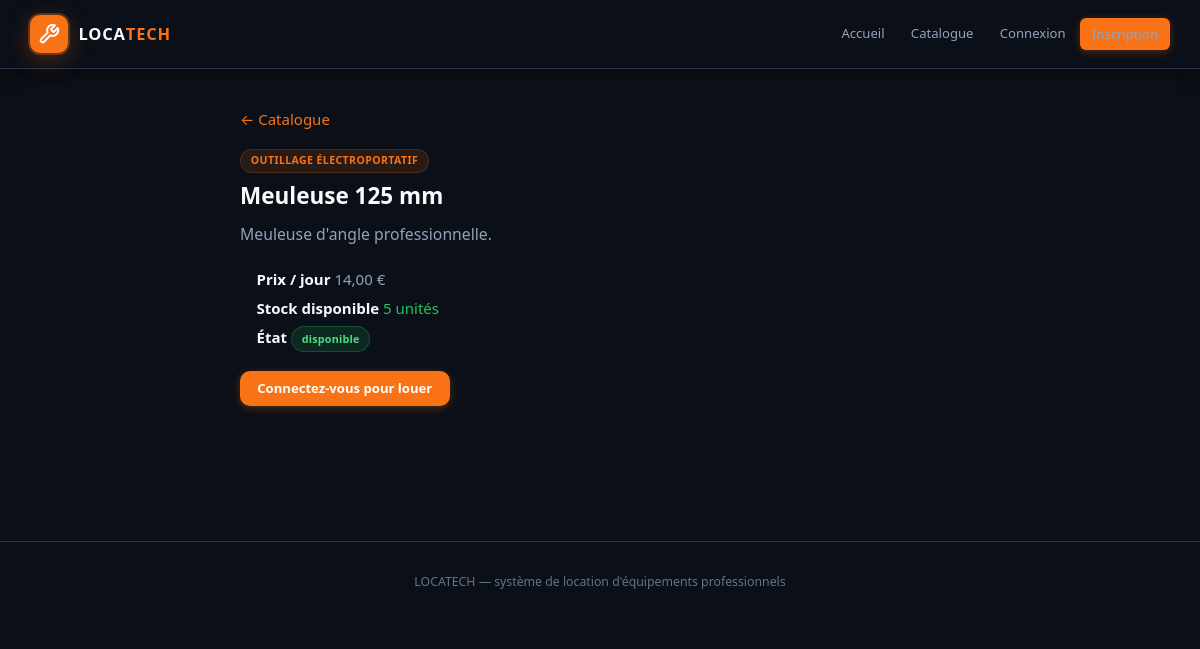
Page /equipements/show/2 on the committed database.
### tables this page shows
CREATE TABLE equipement (
    id INT UNSIGNED AUTO_INCREMENT PRIMARY KEY,
    nom VARCHAR(150) NOT NULL,
    description TEXT NULL,
    prix_jour DECIMAL(10,2) NOT NULL,
    quantite_stock INT NOT NULL DEFAULT 0,
    seuil_alerte INT NOT NULL DEFAULT 1,
    etat ENUM('disponible', 'en location', 'en maintenance', 'endommagé') NOT NULL DEFAULT 'disponible',
    categorie_id INT UNSIGNED NOT NULL,
    photo VARCHAR(255) NULL DEFAULT NULL,
    CONSTRAINT fk_equipement_categorie
        FOREIGN KEY (categorie_id) REFERENCES categorie(id)
        ON UPDATE CASCADE
        ON DELETE RESTRICT
);

CREATE TABLE categorie (
    id INT UNSIGNED AUTO_INCREMENT PRIMARY KEY,
    nom VARCHAR(100) NOT NULL,
    description TEXT NULL
);

### config/helpers.php (called while the page is built, shortened)
<?php
function url(string $path = ''): string
{
    $path = ltrim($path, '/');
    return BASE_URL . '/' . $path;
}
function view(string $path, array $data = []): void
{
    extract($data, EXTR_SKIP);
    $file = APP_ROOT . DIRECTORY_SEPARATOR . 'views' . DIRECTORY_SEPARATOR . str_replace('/', DIRECTORY_SEPARATOR, $path) . '.php';
    require $file;
}
function e(?string $value): string
{
    return htmlspecialchars((string) $value, ENT_QUOTES, 'UTF-8');
}
function current_user(): ?array
{
    return $_SESSION['user'] ?? null;
}
function is_logged_in(): bool
{
    return current_user() !== null;
}

### controllers/EquipementController.php (called while the page is built, shortened)
<?php
class EquipementController
{
    private Equipement $equipement;
    public function __construct()
    {
        $this->equipement = new Equipement();
    }
    public function show(int $id): void
    {
        $item = $this->equipement->findById($id);
        view('front/equipement_detail', ['equipement' => $item]);
    }
}

### config/autoload.php (called while the page is built, shortened)
<?php
spl_autoload_register(function (string $class): void {
    $directories = [
        APP_ROOT . DIRECTORY_SEPARATOR . 'models',
        APP_ROOT . DIRECTORY_SEPARATOR . 'controllers',
        APP_ROOT . DIRECTORY_SEPARATOR . 'config',
    ];
    foreach ($directories as $directory) {
        $file = $directory . DIRECTORY_SEPARATOR . $class . '.php';
        if (is_file($file)) {
            return;
        }
    }
});

### config/Database.php (called while the page is built, shortened)
<?php
class Database
{
    private static ?PDO $instance = null;
    public static function getConnection(): PDO
    {
        if (self::$instance === null) {
            $dsn = sprintf(
                'mysql:host=%s;port=%s;dbname=%s;charset=%s',
                DB_HOST,
                DB_PORT,
                DB_NAME,
                DB_CHARSET
            );
            $options = [
                PDO::ATTR_ERRMODE => PDO::ERRMODE_EXCEPTION,
                PDO::ATTR_DEFAULT_FETCH_MODE => PDO::FETCH_ASSOC,
                PDO::ATTR_EMULATE_PREPARES => false,
                PDO::MYSQL_ATTR_INIT_COMMAND => 'SET NAMES utf8mb4 COLLATE utf8mb4_unicode_ci',
            ];
            try {
                self::$instance = new PDO($dsn, DB_USER, DB_PASS, $options);
            } catch (PDOException $e) {
                error_log('Database connection error: ' . $e->getMessage());
                throw new RuntimeException(
                    'Impossible de se connecter à la base de données. Vérifiez la configuration MySQL (location_db).'
                );
            }
        }
        return self::$instance;
    }
}

### models/Equipement.php (called while the page is built, shortened)
<?php
class Equipement
{
    private PDO $db;
    public function __construct(?PDO $pdo = null)
    {
        $this->db = $pdo ?? Database::getConnection();
    }
    public function findById(int $id): ?array
    {
        $stmt = $this->db->prepare(
            'SELECT e.*, c.nom AS categorie_nom, c.description AS categorie_description
             FROM equipement e
             INNER JOIN categorie c ON c.id = e.categorie_id
             WHERE e.id = :id'
        );
        $stmt->execute(['id' => $id]);
        $row = $stmt->fetch();
        return $row ?: null;
    }
}

### views/front/equipement_detail.php (the view, shortened to what this page needs)
<?php
require APP_ROOT . '/views/layout/header.php';
$stock = (int) $equipement['quantite_stock'];
?>
<section class="section">
    <div class="container detail">
        <p style="margin-bottom:1rem">
            <a href="<?= e(url('equipements')) ?>">&larr; Catalogue</a>
        </p>
        <p class="tag"><?= e($equipement['categorie_nom']) ?></p>
        <h1 style="margin:.5rem 0 .75rem"><?= e($equipement['nom']) ?></h1>
        <p class="lead"><?= nl2br(e($equipement['description'] ?? '')) ?></p>
        <ul class="specs" style="margin:1.25rem 0">
            <li><strong>Prix / jour</strong> <?= number_format((float) $equipement['prix_jour'], 2, ',', ' ') ?> €</li>
            <li>
                <strong>Stock disponible</strong>
                <span style="color:<?= $stock > 0 ? 'var(--ok)' : 'var(--bad)' ?>">
                    <?= $stock ?> unité<?= $stock !== 1 ? 's' : '' ?>
                </span>
            </li>
            <li>
                <strong>État</strong>
                <span class="badge etat-<?= e(str_replace(' ', '-', $equipement['etat'])) ?>">
                    <?= e($equipement['etat']) ?>
                </span>
            </li>
        </ul>
        <?php if ($equipement['etat'] === 'disponible' && $stock > 0): ?>
            <?php if (is_logged_in()): ?>
                <a class="btn btn-primary"
                   href="<?= e(url('locations/create/' . (int) $equipement['id'])) ?>">
                    Louer cet équipement
                </a>
            <?php else: ?>
                <a class="btn btn-primary" href="<?= e(url('login')) ?>">
                    Connectez-vous pour louer
                </a>
            <?php endif; ?>
        <?php else: ?>
            <p class="alert alert-error" style="display:inline-block">
                Indisponible à la location pour le moment.
            </p>
        <?php endif; ?>
    </div>
</section>
<?php require APP_ROOT . '/views/layout/footer.php'; ?>

### public/css/style.css (style rules this page uses)
:root { --bg: #0B0F17; --surface: #161F2E; --surface-raised:#1C2840; --surface-high: #243352; --orange: #F97316; --orange-dim: rgba(249,115,22,.12); --orange-glow: rgba(249,115,22,.30); --orange-hover: #EA6B0A; --indigo: #3B82F6; --indigo-dim: rgba(59,130,246,.12); --ink: #F8FAFC; --muted: #94A3B8; --muted-light: #64748B; --line: #26334D; --line-bright: #334466; --ok: #22C55E; --ok-bg: rgba(34,197,94,.12); --bad: #F43F5E; --bad-bg: rgba(244,63,94,.12); --warn: #F59E0B; --warn-bg: rgba(245,158,11,.12); --radius: 14px; --radius-sm: 10px; --radius-xs: 6px; --radius-full: 999px; --shadow-sm: 0 1px 4px rgba(0,0,0,.35); --shadow-md: 0 4px 16px rgba(0,0,0,.45); --shadow-lg: 0 8px 32px rgba(0,0,0,.55); --shadow-orange: 0 6px 24px var(--orange-glow); --ease: .18s ease; font-family: "Segoe UI", system-ui, -apple-system, sans-serif; font-size: 15px; }
*, *::before, *::after { box-sizing: border-box; margin: 0; padding: 0; }
body { background: var(--bg); color: var(--ink); line-height: 1.65; -webkit-font-smoothing: antialiased; min-height: 100vh; }
a { color: var(--orange); text-decoration: none; transition: color var(--ease); }
h1, h2, h3, h4 { color: var(--ink); font-weight: 700; line-height: 1.3; }
ul { list-style: none; padding: 0; margin: 0; }
.container { width: min(1140px, calc(100% - 2rem)); margin-inline: auto; }
.btn { display: inline-flex; align-items: center; gap: 0.4rem; border: none; border-radius: var(--radius-sm); padding: 0.55rem 1.15rem; font: inherit; font-size: 0.875rem; font-weight: 600; cursor: pointer; text-decoration: none; white-space: nowrap; line-height: 1.4; transition: background var(--ease), box-shadow var(--ease), color var(--ease), border-color var(--ease), transform var(--ease); }
.btn-primary { background: var(--orange); color: #fff; box-shadow: 0 2px 8px var(--orange-glow); }
.lead { color: var(--muted); font-size: 1.05rem; margin-top: 0.65rem; line-height: 1.7; }
.tag { display: inline-block; background: var(--orange-dim); color: var(--orange); border: 1px solid rgba(249,115,22,.18); padding: 0.18rem 0.65rem; border-radius: var(--radius-full); font-size: 0.7rem; font-weight: 700; letter-spacing: 0.04em; text-transform: uppercase; }
.badge { display: inline-block; padding: 0.2rem 0.65rem; border-radius: var(--radius-full); font-size: 0.72rem; font-weight: 600; letter-spacing: 0.02em; background: var(--surface-raised); color: var(--muted); border: 1px solid var(--line); }
.etat-disponible { background: rgba(34,197,94,.14); color: #4ADE80; border-color: rgba(34,197,94,.25); }
.specs { padding-left: 1.1rem; color: var(--muted); }
.specs li { margin-bottom: 0.3rem; }
.specs strong { color: var(--ink); }
.detail { max-width: 720px; }
.section { padding: 2.5rem 0 4rem; }

### rows in the picture
equipement: categorie.nom "OUTILLAGE ÉLECTROPORTATIF", nom "Meuleuse 125 mm", description "Meuleuse d'angle professionnelle.", prix_jour "14,00", quantite_stock "5", etat "disponible"
